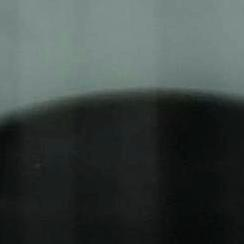
#> input picture WaTur-Water-Turbidity-Dataset-main/Formazine/4/0.jpg, 244 x 244 px, found by its file name
$ python probar_roi_watur.py   (older library calls are emulated)
#> lines starting #> are read from the running program, lines starting #| are printed output that depends on the picture; after the words box and inside, x2 and y2 are one past the last pixel; in counts of white or black regions, pixels touching at a corner belong together
from pathlib import Path
import cv2
import numpy as np

# ==========================================
# RUTA DE LA IMAGEN
# ==========================================

carpeta_watur = Path(__file__).resolve().parents[1] / "WaTur-Water-Turbidity-Dataset-main" / "Formazine" / "0"
ruta_imagen = carpeta_watur / "0.jpg"

imagen = cv2.imread(str(ruta_imagen))
#> imagen is the input picture: shape (244, 244, 3); mean B, G, R 66.9, 69.1, 60.6

if imagen is None:
    print("ERROR: No se pudo cargar la imagen.")
    exit()

# ==========================================
# DEFINIR ROI PROVISIONAL
# ==========================================

# Coordenadas: x_inicio, y_inicio, x_final, y_final
x1, y1 = 15, 75
x2, y2 = 229, 145

roi = imagen[y1:y2, x1:x2]
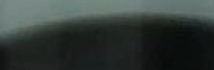
#> roi: shape (70, 214, 3); mean B, G, R 56.7, 59.6, 51.6

# ==========================================
# CALCULAR NITIDEZ
# ==========================================

gris = cv2.cvtColor(roi, cv2.COLOR_BGR2GRAY)

# El Laplaciano resalta cambios bruscos de intensidad
laplaciano = cv2.Laplacian(gris, cv2.CV_64F)
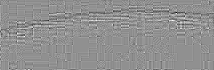
#> laplaciano: shape (70, 214) float64; min -25, max 19, mean -0.00514; drawn with min black and max white

# Varianza del Laplaciano
nitidez = laplaciano.var()
#> nitidez = 7.03

print("========================================")
print("PRUEBA DE ROI Y NITIDEZ")
print("========================================")
print(f"ROI: x={x1}:{x2}, y={y1}:{y2}")
print(f"Ancho del ROI: {roi.shape[1]} píxeles")
#| Ancho del ROI: 214 píxeles
print(f"Alto del ROI: {roi.shape[0]} píxeles")
#| Alto del ROI: 70 píxeles
print(f"Varianza del Laplaciano: {nitidez:.4f}")
#| Varianza del Laplaciano: 7.0344

# ==========================================
# MOSTRAR ROI EN LA IMAGEN ORIGINAL
# ==========================================

visualizacion = imagen.copy()

cv2.rectangle(
    visualizacion,
    (x1, y1),
    (x2, y2),
    (0, 255, 0),
    2
)
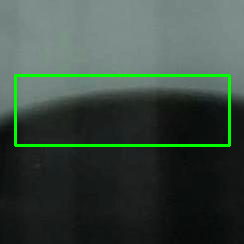
#> visualizacion: shape (244, 244, 3); 2.86% of pixels changed, all inside (x1, y1, x2, y2) = (14, 74, 231, 147)

cv2.imshow("Imagen con ROI", visualizacion)
cv2.imshow("ROI seleccionado", roi)
cv2.imshow("ROI en escala de grises", gris)

print("\nPresiona una tecla para cerrar las ventanas.")
cv2.waitKey(0)
cv2.destroyAllWindows()

$ run again, with WaTur-Water-Turbidity-Dataset-main/Formazine/4/1068.jpg copied over WaTur-Water-Turbidity-Dataset-main/Formazine/4/0.jpg
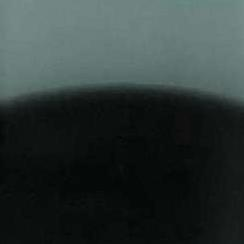
#> input picture WaTur-Water-Turbidity-Dataset-main/Formazine/4/1068.jpg, 244 x 244 px, found by its file name
#> imagen is the input picture: shape (244, 244, 3); mean B, G, R 55.2, 56.7, 46.5
#> `laplaciano = cv2.Laplacian(gris, cv2.CV_64F)`:
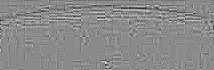
#> laplaciano: shape (70, 214) float64; min -19, max 16, mean -0.0123; drawn with min black and max white
#> nitidez = 7.37
#| Ancho del ROI: 214 píxeles
#| Alto del ROI: 70 píxeles
#| Varianza del Laplaciano: 7.3682
#> `cv2.rectangle( visualizacion, (x1, y1), (x2, y2), (0, 255, 0), 2 )`:
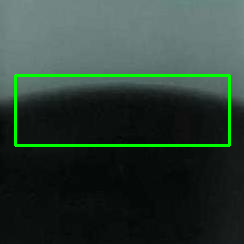
#> visualizacion: shape (244, 244, 3); 2.86% of pixels changed, all inside (x1, y1, x2, y2) = (14, 74, 231, 147)

$ run again, with WaTur-Water-Turbidity-Dataset-main/Formazine/4/1071.jpg copied over WaTur-Water-Turbidity-Dataset-main/Formazine/4/0.jpg
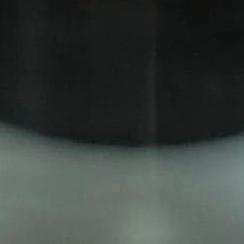
#> input picture WaTur-Water-Turbidity-Dataset-main/Formazine/4/1071.jpg, 244 x 244 px, found by its file name
#> imagen is the input picture: shape (244, 244, 3); mean B, G, R 60.1, 63.4, 56.9
#> `laplaciano = cv2.Laplacian(gris, cv2.CV_64F)`:
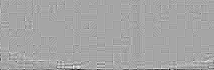
#> laplaciano: shape (70, 214) float64; min -35, max 19, mean -0.0692; drawn with min black and max white
#> nitidez = 5.72
#| Ancho del ROI: 214 píxeles
#| Alto del ROI: 70 píxeles
#| Varianza del Laplaciano: 5.7208
#> `cv2.rectangle( visualizacion, (x1, y1), (x2, y2), (0, 255, 0), 2 )`:
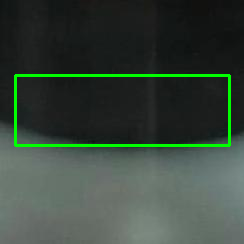
#> visualizacion: shape (244, 244, 3); 2.86% of pixels changed, all inside (x1, y1, x2, y2) = (14, 74, 231, 147)

$ run again, with WaTur-Water-Turbidity-Dataset-main/Formazine/4/1094.jpg copied over WaTur-Water-Turbidity-Dataset-main/Formazine/4/0.jpg
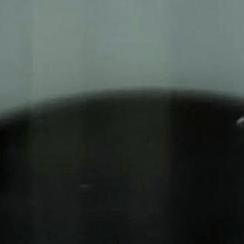
#> input picture WaTur-Water-Turbidity-Dataset-main/Formazine/4/1094.jpg, 244 x 244 px, found by its file name
#> imagen is the input picture: shape (244, 244, 3); mean B, G, R 62, 65.6, 57.6
#> `laplaciano = cv2.Laplacian(gris, cv2.CV_64F)`:
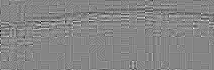
#> laplaciano: shape (70, 214) float64; min -21, max 19, mean -0.00714; drawn with min black and max white
#> nitidez = 6.25
#| Ancho del ROI: 214 píxeles
#| Alto del ROI: 70 píxeles
#| Varianza del Laplaciano: 6.2503
#> `cv2.rectangle( visualizacion, (x1, y1), (x2, y2), (0, 255, 0), 2 )`:
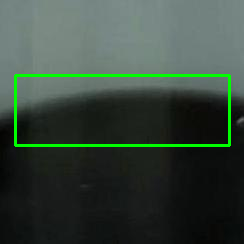
#> visualizacion: shape (244, 244, 3); 2.86% of pixels changed, all inside (x1, y1, x2, y2) = (14, 74, 231, 147)
